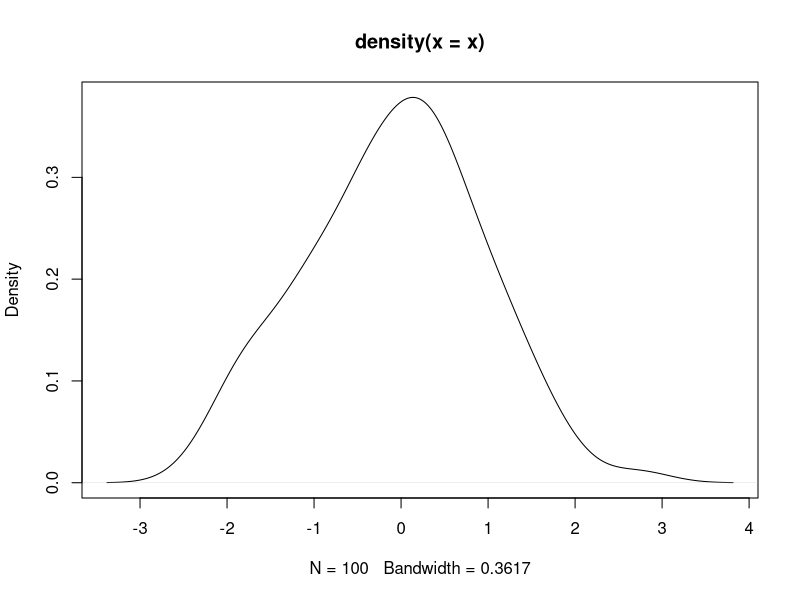

Here is the R script that generated this plot:
## ---- chunk 1
x = rnorm(100)
plot(density(x))
